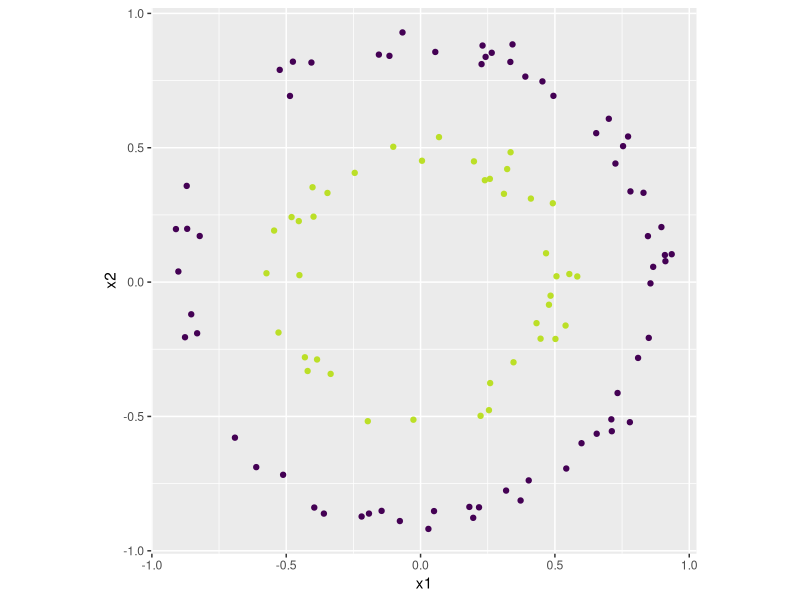
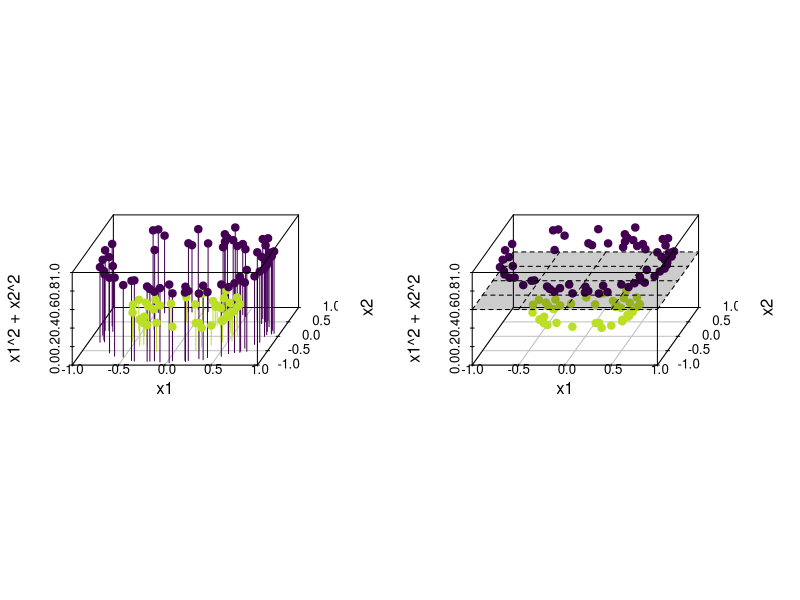
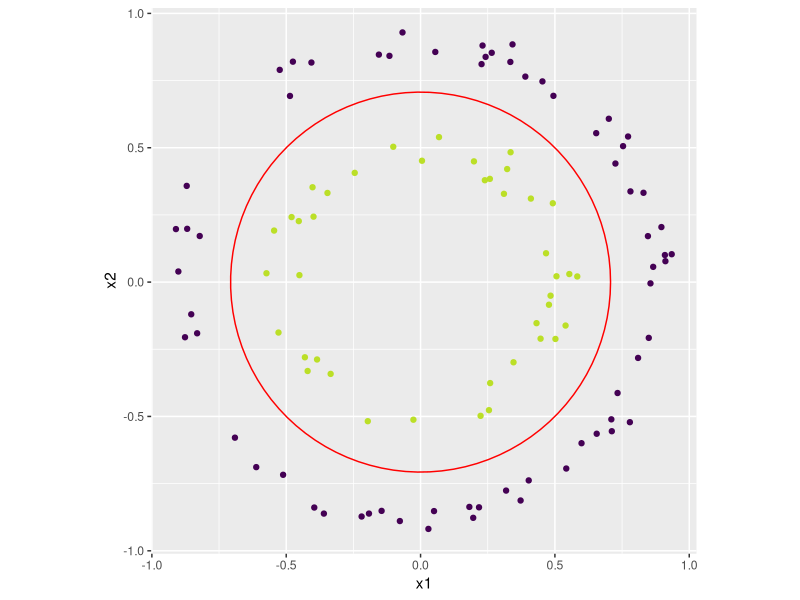

Source code (R) for these figures, in order:
# ------------------------------------------------------------------------------
# FIG: CIRCLES PLOTS
# ------------------------------------------------------------------------------
library(dplyr)
library(scatterplot3d)
library(ggplot2)
library(viridis)
set.seed(1242)

# DATA -------------------------------------------------------------------------
circles <- data.frame(x1 = 2*runif(4e2)-1, x2 = 2*runif(4e2)-1) %>%
  mutate(dist = x1^2 + x2^2, 
    group1 = dist > .7 & dist < .9, 
    group2 = dist > .2 & dist < .35,
    group = ifelse(group1, "1", ifelse(group2, "2", NA))) %>%
    filter(!is.na(group))

# PLOTS ------------------------------------------------------------------------
p_circles <- ggplot(circles, aes(x = x1, y = x2, colour = group)) +
  geom_point() +
  guides(color = "none") +
  coord_fixed() +
  scale_color_viridis(end = 0.9, discrete = TRUE)

ggsave("../figure/circles_ds.png", plot = p_circles, width = 3, height = 3)

############################################################################
png(filename = "../figure/circles_feature_map.png", units = "in", width = 10, height = 4, res = 300)
par(mar = c(1,0,0,0))
viridis_2 <- viridis(2, end = 0.9)
layout(t(1:2))
scatterplot3d(circles$x1, circles$x2, circles$dist, color = viridis_2[as.numeric(circles$group)], pch = 19,
  xlab = "x1", ylab = "x2", zlab = "x1^2 + x2^2", angle = 70, asp = 1, zlim = c(0, 1), type = "h")
p <- scatterplot3d(circles$x1, circles$x2, circles$dist, color = viridis_2[as.numeric(circles$group)], pch = 19,
  xlab = "x1", ylab = "x2", zlab = "x1^2 + x2^2", angle = 70, asp = 1, zlim = c(0, 1))
p$plane3d(c(.6, 0, 0), draw_polygon = TRUE)
dev.off()

############################################################################

p_circles_boundary <- p_circles + annotate("path",
   x=sqrt(.5)*cos(seq(0,2*pi,length.out=100)),
   y=sqrt(.5)*sin(seq(0,2*pi,length.out=100)), col = "red")

ggsave(filename = "../figure/circles_boundary.png", plot = p_circles_boundary, width = 3, height = 3)
